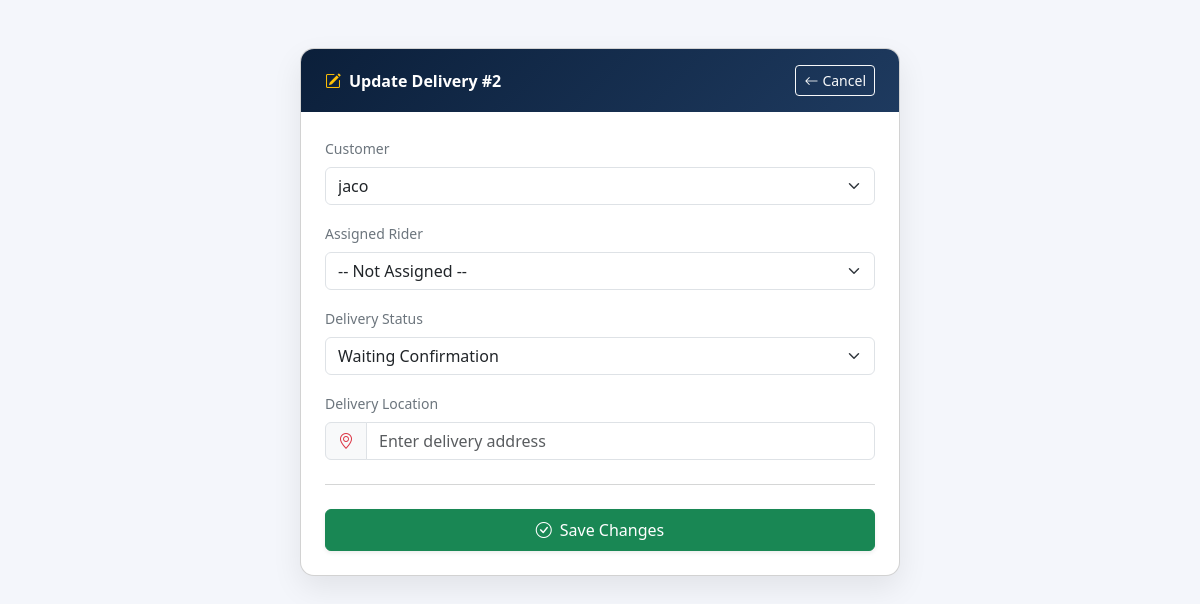
The page /delivery/update/2/ (signed in) on the database its author committed.
### core/models.py (models this page shows, shortened)
class Delivery(models.Model):
    STATUS_CHOICES = [
        ('Pending', 'Pending'),
        ('In Transit', 'In Transit'),
        ('Delivered', 'Delivered'),
        ('Failed', 'Failed'),
        ('Waiting Confirmation', 'Waiting Confirmation'),
    ]
    customer = models.ForeignKey(
        CustomUser,
        on_delete=models.CASCADE,
        related_name='customer_deliveries'
    )
    rider = models.ForeignKey(
        CustomUser,
        on_delete=models.SET_NULL,
        null=True,
        blank=True,
        related_name='rider_deliveries'
    )
    address = models.TextField()
    status = models.CharField(
        max_length=20,
        choices=STATUS_CHOICES,
        default='Pending'
    )
    confirmation_status = models.CharField(
        max_length=30,
        default='Pending'
    )
    latitude = models.FloatField(null=True, blank=True)
    longitude = models.FloatField(null=True, blank=True)
    expected_latitude = models.FloatField(null=True, blank=True)
    expected_longitude = models.FloatField(null=True, blank=True)
    alert_triggered = models.BooleanField(default=False)
    created_at = models.DateTimeField(auto_now_add=True)
    last_updated = models.DateTimeField(auto_now=True)
    customer_confirmed = models.BooleanField(default=False)
    rider_requested_confirmation = models.BooleanField(default=False)
    proof_image = models.ImageField(
        upload_to='proof/',
        null=True,
        blank=True
    )
    signature = models.ImageField(
        upload_to='signatures/',
        null=True,
        blank=True
    )

class CustomUser(AbstractUser):
    USER_TYPE_CHOICES = (
        ('admin', 'Admin'),
        ('rider', 'Rider'),
        ('customer', 'Customer'),
    )
    user_type = models.CharField(
        max_length=10,
        choices=USER_TYPE_CHOICES,
        default='customer'
    )
    address = models.TextField(blank=True, null=True)
    contact_number = models.CharField(
        max_length=20,
        blank=True,
        null=True
    )
    profile_picture = models.ImageField(
        upload_to='profiles/',
        null=True,
        blank=True
    )

### core/views.py (the view, shortened to what this page needs)
# urls.py: path('delivery/update/<int:pk>/', views.update_delivery, name='update_delivery'),
@login_required
def update_delivery(request, pk):
    delivery = get_object_or_404(Delivery, id=pk)
    customers = CustomUser.objects.filter(user_type='customer')
    riders = CustomUser.objects.filter(user_type='rider')
    return render(request, 'update_delivery.html', {
        'delivery': delivery,
        'customers': customers,
        'riders': riders
    })

### core/templates/update_delivery.html (shortened to what this page needs)
<!DOCTYPE html>
<html lang="en">
<head>
    <link href="https://cdn.jsdelivr.net/npm/bootstrap@5.3.0/dist/css/bootstrap.min.css" rel="stylesheet">
    <link href="https://cdn.jsdelivr.net/npm/bootstrap-icons/font/bootstrap-icons.css" rel="stylesheet">
</head>
<body>
<div class="container page-wrap py-5">
    <div class="card form-card border-none w-100 mx-auto" style="max-width: 600px;">
        <div class="form-header-title text-white px-4 py-3 d-flex align-items-center justify-content-between">
            <span class="fw-semibold">
                <i class="bi bi-pencil-square me-2 text-warning"></i>Update Delivery #{{ delivery.id }}
            </span>
            <a href="javascript:history.back()" class="btn btn-sm btn-outline-light d-inline-flex align-items-center gap-1 opacity-90 hover-opacity-100 transition-all">
                <i class="bi bi-arrow-left"></i> Cancel
            </a>
        </div>
        <div class="card-body p-4">
            <form method="POST">
                <div class="mb-3">
                    <label for="customer" class="form-label fw-medium text-secondary small">Customer</label>
                    <select name="customer" id="customer" class="form-select text-dark" required>
                        {% for c in customers %}
                            <option value="{{ c.id }}" {% if c.id == delivery.customer.id %}selected{% endif %}>
                                {{ c.username }}
                            </option>
                        {% endfor %}
                    </select>
                </div>
                <div class="mb-3">
                    <label for="rider" class="form-label fw-medium text-secondary small">Assigned Rider</label>
                    <select name="rider" id="rider" class="form-select text-dark">
                        <option value="" {% if not delivery.rider %}selected{% endif %}>-- Not Assigned --</option>
                    </select>
                </div>
                <div class="mb-3">
                    <label for="status" class="form-label fw-medium text-secondary small">Delivery Status</label>
                    <select name="status" id="status" class="form-select text-dark" required>
                        <option value="Waiting Confirmation" {% if delivery.status == "Waiting Confirmation" %}selected{% endif %}>Waiting Confirmation</option>
                    </select>
                </div>
                <div class="mb-4">
                    <label for="location" class="form-label fw-medium text-secondary small">Delivery Location</label>
                    <div class="input-group">
                        <span class="input-group-text bg-light text-danger"><i class="bi bi-geo-alt"></i></span>
                        <input type="text" name="location" id="location" class="form-control" value="{{ delivery.location }}" placeholder="Enter delivery address" required>
                    </div>
                </div>
                <hr class="text-muted opacity-25 my-4">
                <div class="d-grid">
                    <button type="submit" class="btn btn-success fw-medium py-2 shadow-sm d-inline-flex align-items-center justify-content-center gap-2">
                        <i class="bi bi-check-circle"></i> Save Changes
                    </button>
                </div>
            </form>
        </div>
    </div>
</div>
</body>
</html>

### core/templates/update_delivery.html (style rules this page uses)
body { background: #f4f6fb; font-family: "Segoe UI", sans-serif; }
.page-wrap { min-height: 100vh; }
.form-card { background: #fff; border-radius: 14px; box-shadow: 0 12px 30px rgba(0,0,0,0.08); overflow: hidden; }
.form-header-title { background: linear-gradient(135deg, #0b1f3a, #1e3a5f); }

### rows shown on the page
Delivery: id "2", customer "jaco", rider "-- Not Assigned --", status "Waiting Confirmation"
